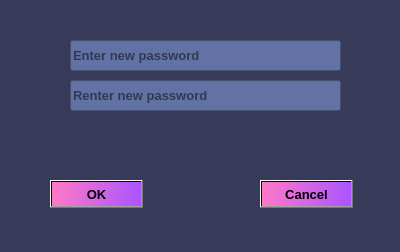
<?xml version="1.0" encoding="UTF-8"?>
<ui version="4.0">
 <class>newp1</class>
 <widget class="QDialog" name="newp1">
  <property name="geometry">
   <rect>
    <x>0</x>
    <y>0</y>
    <width>400</width>
    <height>252</height>
   </rect>
  </property>
  <property name="windowTitle">
   <string>Dialog</string>
  </property>
  <property name="styleSheet">
   <string notr="true">background-color: rgb(56, 58, 89)</string>
  </property>
  <widget class="QLineEdit" name="pass2">
   <property name="geometry">
    <rect>
     <x>70</x>
     <y>80</y>
     <width>271</width>
     <height>31</height>
    </rect>
   </property>
   <property name="font">
    <font>
     <pointsize>10</pointsize>
     <weight>75</weight>
     <bold>true</bold>
    </font>
   </property>
   <property name="styleSheet">
    <string notr="true">background-color: rgb(98, 114, 164)</string>
   </property>
   <property name="text">
    <string/>
   </property>
   <property name="echoMode">
    <enum>QLineEdit::Password</enum>
   </property>
   <property name="placeholderText">
    <string>Renter new password</string>
   </property>
  </widget>
  <widget class="QPushButton" name="ok">
   <property name="geometry">
    <rect>
     <x>50</x>
     <y>180</y>
     <width>93</width>
     <height>28</height>
    </rect>
   </property>
   <property name="font">
    <font>
     <pointsize>10</pointsize>
     <weight>75</weight>
     <bold>true</bold>
    </font>
   </property>
   <property name="styleSheet">
    <string notr="true">background-color: qlineargradient(spread:pad, x1:0, y1:0.511364, x2:1, y2:0.523, stop:0 rgba(254, 121, 199, 255), stop:1 rgba(170, 85, 255, 255));</string>
   </property>
   <property name="text">
    <string>OK</string>
   </property>
  </widget>
  <widget class="QPushButton" name="cancel">
   <property name="geometry">
    <rect>
     <x>260</x>
     <y>180</y>
     <width>93</width>
     <height>28</height>
    </rect>
   </property>
   <property name="font">
    <font>
     <pointsize>10</pointsize>
     <weight>75</weight>
     <bold>true</bold>
    </font>
   </property>
   <property name="styleSheet">
    <string notr="true">background-color: qlineargradient(spread:pad, x1:0, y1:0.511364, x2:1, y2:0.523, stop:0 rgba(254, 121, 199, 255), stop:1 rgba(170, 85, 255, 255));</string>
   </property>
   <property name="text">
    <string>Cancel</string>
   </property>
  </widget>
  <widget class="QLineEdit" name="pass1">
   <property name="geometry">
    <rect>
     <x>70</x>
     <y>40</y>
     <width>271</width>
     <height>31</height>
    </rect>
   </property>
   <property name="font">
    <font>
     <pointsize>10</pointsize>
     <weight>75</weight>
     <bold>true</bold>
    </font>
   </property>
   <property name="styleSheet">
    <string notr="true">background-color: rgb(98, 114, 164)</string>
   </property>
   <property name="text">
    <string/>
   </property>
   <property name="echoMode">
    <enum>QLineEdit::Password</enum>
   </property>
   <property name="placeholderText">
    <string>Enter new password</string>
   </property>
  </widget>
 </widget>
 <resources/>
 <connections/>
</ui>
